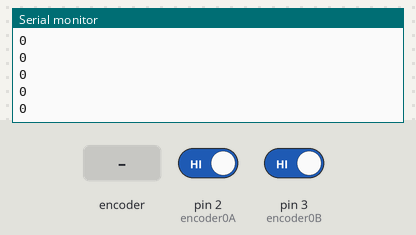
A sketch run on a simulated Arduino Uno, built with avr-gcc and run on an emulated ATmega328P. On the bench: the last lines printed to the serial monitor. The inputs (shaded band) are chosen by the test bench; at power-on: pin 2 (encoder0A) HIGH, pin 3 (encoder0B) HIGH.

Above: at 1.2 s.
1.3 s: rotary encoder on pin 2 (encoder0A) / pin 3 (encoder0B) turned 1 step (first pin leading)
At 2.3 s:
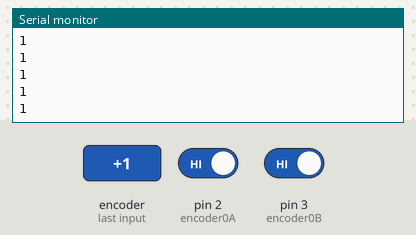
3.0 s: rotary encoder on pin 2 (encoder0A) / pin 3 (encoder0B) turned 1 step (first pin leading)
At 3.7 s:
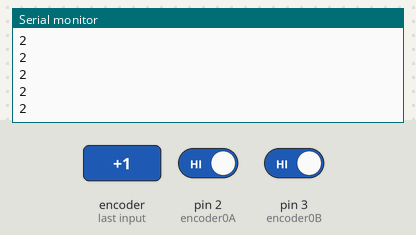
Timing chart, 0 to 6.0 s (numbered marks = the images above; inputs shaded):
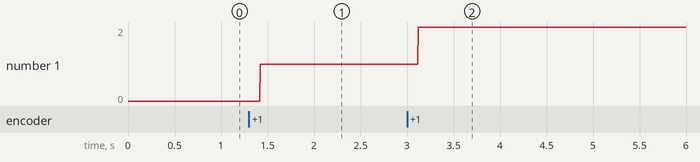

The sketch:

rotaryencoder_posedge.ino
```cpp
#define encoder0A 2
#define encoder0B 3

volatile unsigned int ctr = 0;

void setup() {
    //https://www.arduino.cc/en/Tutorial/InputPullupSerial
    pinMode(2, INPUT_PULLUP);
    pinMode(3, INPUT_PULLUP);
    //https://www.arduino.cc/reference/en/language/functions/external-interrupts/attachinterrupt/
    attachInterrupt(0, encoderISR, RISING); //External Interrupt Request (Pin 2), on posedge of pulse
    Serial.begin(9600);
}

void loop() {
    Serial.println(ctr);
}

void encoderISR() {
    if (digitalRead(encoder0A) == digitalRead(encoder0B)) {
        ctr--;
    } else {
        ctr++;
    }
}
```

Measured:
- after the input at 1.3 s, the serial monitor: prints a new line after 0.12 s (image 1)
- after the input at 3.0 s, the serial monitor: prints a new line after 0.12 s (image 2)
- plotted number 1: 0 → 1 after the input at 1.3 s, 1 → 2 after the input at 3.0 s
